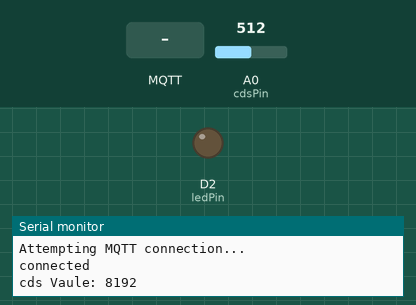
The sketch below on a simulated Arduino Uno R4 WiFi. On the bench: output pins drawn as LEDs (lit = HIGH), the last lines printed to the serial monitor. The test bench sets the inputs (shaded band); at power-on: A0 (cdsPin) = 512 (analog values on the 0–1023 scale). WiFi joins after 1.5 s; servers stay silent unless stated; no MQTT or app messages arrive unless stated; not simulated (calls return 0 or success): arduino_secrets.h.

Above: at 12.7 s.
12.8 s: MQTT message "1" arrives on the first subscribed topic
At 13.1 s:
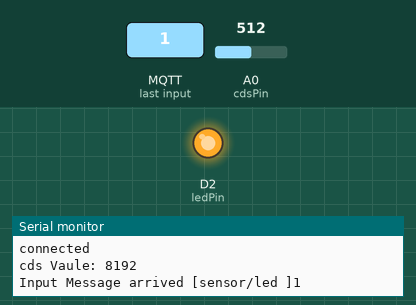
14.3 s: MQTT message "0" arrives on the first subscribed topic
At 15.4 s:
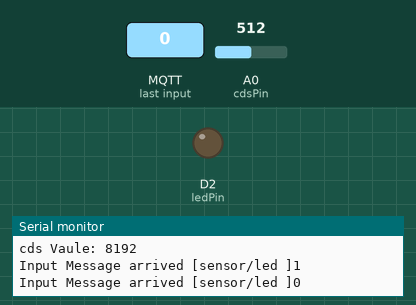
Timing chart, 0 to 17.3 s (numbered marks = the images above; inputs shaded):
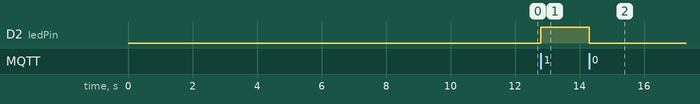

The sketch:

mqtt_cds.ino
```cpp
#include "WiFiS3.h"
#include "arduino_secrets.h"
#include <PubSubClient.h>

#define cds_topic "sensor/cds"
#define led_topic "sensor/led"

// cds
const byte cdsPin = A0;
int cdsValue = 0;

// led
const byte ledPin = 2;

char ssid[] = SECRET_SSID;
char pass[] = SECRET_PASS;

const char* mqtt_server = "192.168.1.119";

int status = WL_IDLE_STATUS;
WiFiClient wifi_client;
PubSubClient client(wifi_client);

void setup() {
  Serial.begin(9600);
  while (!Serial) {}  // wait for serial port to connect. Needed for native USB port only

  if (WiFi.status() == WL_NO_MODULE) {
    Serial.println("Communication with WiFi module failed!");
  }

  // attempt to connect to WiFi network:
  while (status != WL_CONNECTED) {
    Serial.print("Attempting to connect to SSID: ");
    Serial.println(ssid);
    status = WiFi.begin(ssid, pass);
    delay(10000);
  }

  printWifiStatus();

  analogReadResolution(14);  // 變更解析度為 14 位元
  pinMode(ledPin,OUTPUT);

  client.setServer(mqtt_server, 1883);
  client.setCallback(callback);

}

void reconnect() {
  while (!client.connected()) {
    Serial.println("Attempting MQTT connection...");

    if (client.connect("MQTT_cds")) {
      Serial.println("connected");

      // subscribe
      client.subscribe(led_topic);
    } else {
      Serial.print("MQTT connection failed, retry count: ");
      Serial.print(client.state());
      Serial.println(" try again in 5 seconds");
      delay(5000);
    }
  }
}

void callback(char* topic, byte* payload, unsigned int length) {
  Serial.print("Input Message arrived [");
  Serial.print(topic);
  Serial.print(" ]");
  Serial.print((char)payload[0]);

  if ((char)payload[0] == '1') {
    digitalWrite(ledPin, HIGH);
  } else if ((char)payload[0] == '0') {
    digitalWrite(ledPin, LOW);
  } else {
    Serial.print("value error");
  }
  Serial.println();
}

long lastMsg=0;
void loop() {
  if (!client.connected()) {
    reconnect();
  }

  client.loop();
  long now=millis();
  if (now - lastMsg > 5000) {
    lastMsg = now;

    cdsValue = analogRead(cdsPin);  //讀取光敏電阻類比電壓輸入
    Serial.print("cds Vaule: ");
    Serial.println(cdsValue);

    char buf[4];
    sprintf(buf, "%d", cdsValue);
    client.publish(cds_topic, buf);
  }
}

void printWifiStatus() {
  Serial.print("SSID: ");
  Serial.println(WiFi.SSID());

  // print your board's IP address:
  IPAddress ip = WiFi.localIP();
  Serial.print("IP Address: ");
  Serial.println(ip);

  // print the received signal strength:
  long rssi = WiFi.RSSI();
  Serial.print("signal strength (RSSI):");
  Serial.print(rssi);
  Serial.println(" dBm");
}
```

Measured:
- after the input at 12.8 s, D2 (ledPin): LOW → HIGH at once
- after the input at 14.3 s, D2 (ledPin): HIGH → LOW at once
